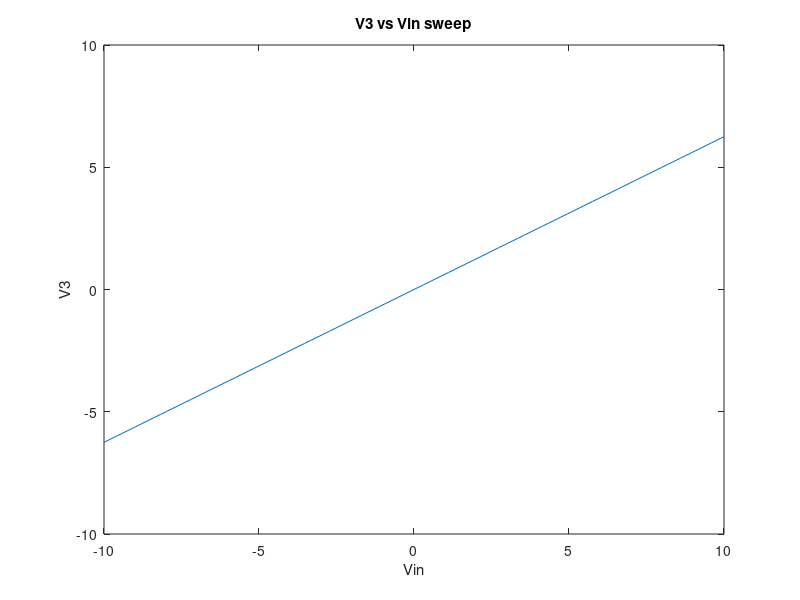
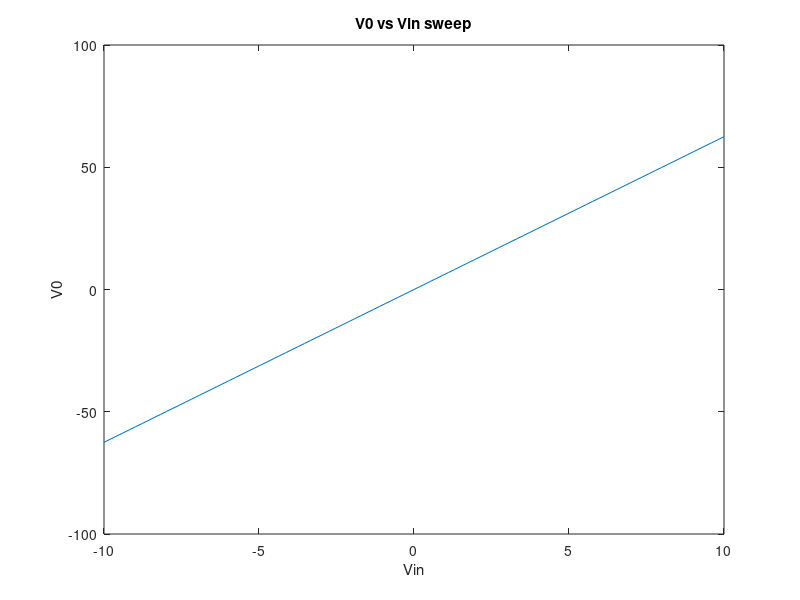
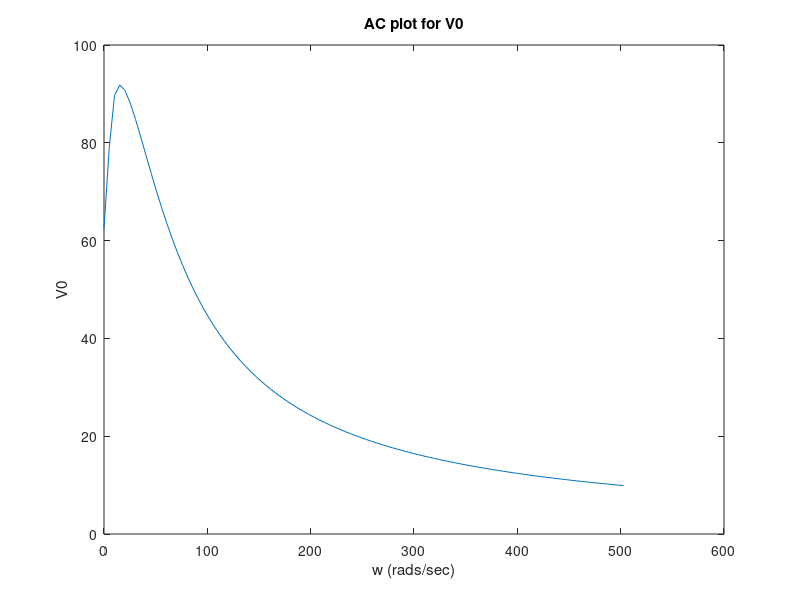
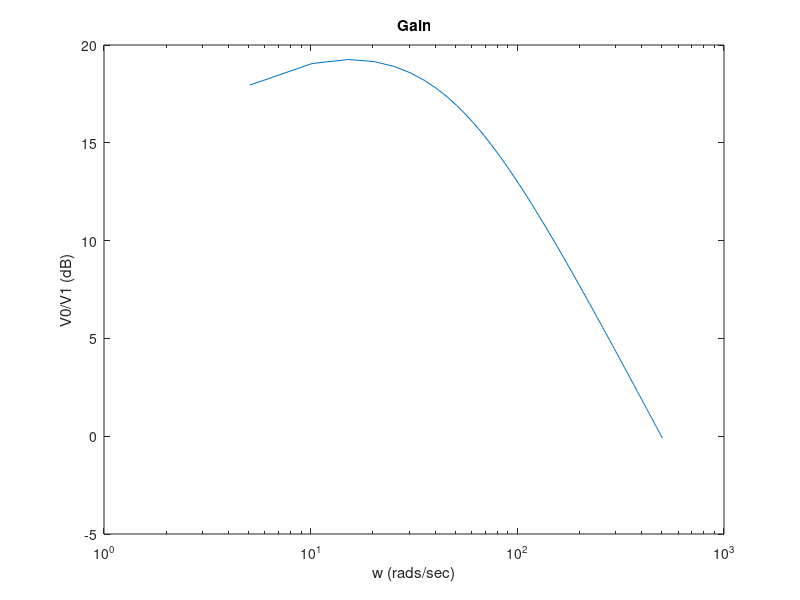

Here is the MATLAB script that generated these plots, in order:
%% Assignment 4: Part 1
% 
% This assignment serves as an introduction to circuit simulation and
% compact models. The simulation is done using Modified Nodal Analysis (MNA) on
% circuits. This analysis is done for transient and frequency domain
% simulations, the two simulations run in SPICE applications. The MNA
% technique is applied using common node voltages to create a matrix of
% circuit equations. The nodel equations are created using Kirchoffs
% current law and voltage law. The Nodal matrix is craeted from the
% equation $ G_n*V = I_ns$ where V and I are the voltage and currents of
% the branches. Each device is given a stamp, whereby it's current is
% defined in terms of an applied voltage. The first part of the assignemnt
% provides a circuit with a set of components that will be used for nodal
% analysis. Stamps can be found below: 
close all;
clear; 

R1 =1;
R2 = 2;
R3 = 10;
R4 = 0.1;
R0 = 1000;
cap = 0.25;
L = 0.2;
alpha = 100;

G1 = 1/R1;
G2 = 1/R2;
G3 = 1/R3;
G4 = 1/R4;
G0 = 1/R0;

%% 
% The Matrices are used to satisfy the equation $C(dV/dt) + GV = F$ where C 
% is a capacitive matrix, looking at energy storing devices and G is the conduction
% matrix, taking into account linear relationships. The G matrix was then created using the nodal equations generated from
% the stamps above. The G matrix was created based on the number of
% equations as well as number of unkowns. Initialization of the G matrix
% can be found below. 

G = zeros(8,8); 
C = zeros(8, 8);

G(1, 1) = -G1;
G(1, 2) =  G1;
G(2, 1) =  G1;
G(1, 3) =  G1;
G(2, 3) = -G1-G2;
G(3, 4) = -G3;
G(2, 7) = -1;
G(3, 7) = 1;
G(4, 3) = 1;
G(4, 4) = -1;
G(5, 6) = G4;
G(5, 7) = -alpha*G4;
G(5, 8) = 1;
G(6, 6) = -G4-G0;
G(6, 7) = alpha*G4;
G(7, 1) = 1;
G(8, 5) = 1; 
G(8, 7) = -alpha;

C(1, 1) = -cap;
C(1, 3) = cap;
C(2, 1) = cap;
C(2, 3) = -cap;
C(4, 7) = -L;
 
%%
% The nodes were then analized in the frequency domain to create similar
% equations, however taking into account the frequency aspects of the
% circuit which includes capacitors and inductors.  initiliazation of the C matrix
% can be found below. The F vector was also initilized which would serve as the resulting
% vector for the simulation. 


F = zeros(8,1); 

% Solve F matrix
Vin = linspace(-10,10,100);
V3 = zeros(length(Vin),1);
V0 = zeros(length(Vin),1);

for i = 1:length(Vin)
    F(7,1) = Vin(i);
    V = G\F;
    V3(i) = V(4);
    V0(i) = V(6);
end

figure(1)
plot(Vin,V3);
xlabel('Vin')
ylabel('V3')
title('V3 vs Vin sweep')

figure(2)
plot(Vin,V0);
xlabel('Vin')
ylabel('V0')
title('V0 vs Vin sweep')

%% AC Gain Plot
% 
% A plot of Vin vs Vo was then plotted for the AC case of the circuit. This
% involved taking into account the frequency components in the circuit. 

 w = 2*pi*linspace(0,80,100);
 V0 = zeros(length(w),1);
 gain = zeros(length(w),1);

for i = 1:length(w)
    s = 1i*w(i);
    M = inv((G +((s).*C)))*F; 
    V0(i) = abs(M(5));
    gain(i) = 20*log10(abs(V0(i))/abs(M(1)));
end

figure(3)
plot(w,V0);
xlabel('w (rads/sec)')
ylabel('V0')
title('AC plot for V0')


figure(4)
semilogx(w,gain);
xlabel('w (rads/sec)')
ylabel('V0/V1 (dB)')
title('Gain');

V0 = zeros(length(w),1);
gain = zeros(length(w),1);

for i = 1:length(gain)
    pert = randn()*0.05;
    C(1,1) = cap*pert;
    C(1,3) = -cap*pert;
    C(2,1) = -cap*pert;
    C(2,3) = cap*pert;

    s = 1i*2*pi*pi;
    M = inv((G +((s).*C)))*F; 
    V0(i) = abs(M(5));
    gain(i) = 20*log10((V0(i))/abs(M(1)));
end

figure(5);
hist(gain,100);
xlabel('Gain')
ylabel('Counts')
title('Hist C')